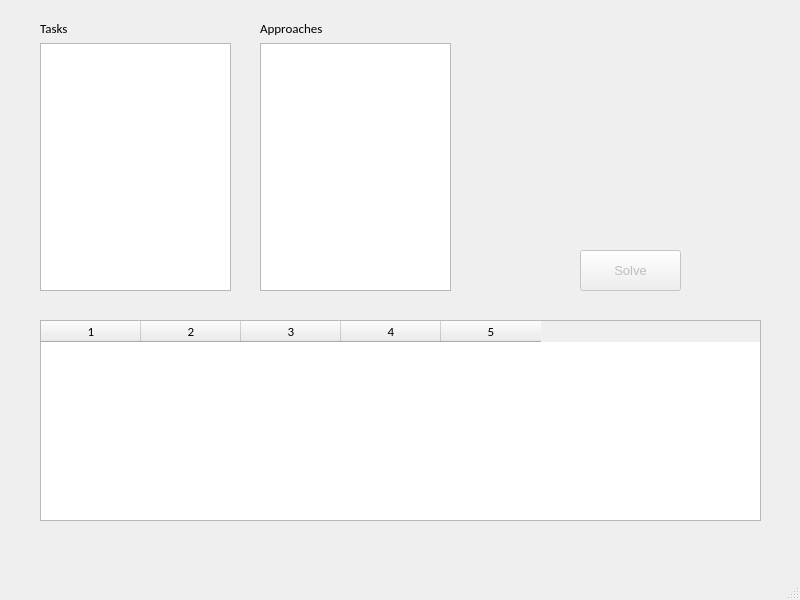
<?xml version="1.0" encoding="UTF-8"?>
<ui version="4.0">
 <class>MainWindow</class>
 <widget class="QMainWindow" name="MainWindow">
  <property name="geometry">
   <rect>
    <x>0</x>
    <y>0</y>
    <width>800</width>
    <height>600</height>
   </rect>
  </property>
  <property name="windowTitle">
   <string>Solution</string>
  </property>
  <widget class="QWidget" name="centralwidget">
   <widget class="QTableWidget" name="tblResults">
    <property name="geometry">
     <rect>
      <x>40</x>
      <y>320</y>
      <width>721</width>
      <height>201</height>
     </rect>
    </property>
    <property name="font">
     <font>
      <family>Calibri</family>
      <pointsize>10</pointsize>
     </font>
    </property>
    <property name="columnCount">
     <number>5</number>
    </property>
    <column/>
    <column/>
    <column/>
    <column/>
    <column/>
   </widget>
   <widget class="QPushButton" name="pbSolve">
    <property name="enabled">
     <bool>false</bool>
    </property>
    <property name="geometry">
     <rect>
      <x>580</x>
      <y>250</y>
      <width>101</width>
      <height>41</height>
     </rect>
    </property>
    <property name="font">
     <font>
      <pointsize>10</pointsize>
     </font>
    </property>
    <property name="text">
     <string>Solve</string>
    </property>
    <property name="default">
     <bool>false</bool>
    </property>
   </widget>
   <widget class="QWidget" name="">
    <property name="geometry">
     <rect>
      <x>260</x>
      <y>20</y>
      <width>191</width>
      <height>271</height>
     </rect>
    </property>
    <layout class="QVBoxLayout" name="vlApproaches">
     <item>
      <widget class="QLabel" name="lblApproaches">
       <property name="font">
        <font>
         <family>Calibri</family>
         <pointsize>10</pointsize>
        </font>
       </property>
       <property name="text">
        <string>Approaches</string>
       </property>
       <property name="alignment">
        <set>Qt::AlignLeading|Qt::AlignLeft|Qt::AlignVCenter</set>
       </property>
      </widget>
     </item>
     <item>
      <widget class="QListWidget" name="lwApproaches">
       <property name="font">
        <font>
         <family>Calibri</family>
         <pointsize>10</pointsize>
        </font>
       </property>
       <property name="focusPolicy">
        <enum>Qt::NoFocus</enum>
       </property>
       <property name="sortingEnabled">
        <bool>false</bool>
       </property>
      </widget>
     </item>
    </layout>
   </widget>
   <widget class="QWidget" name="">
    <property name="geometry">
     <rect>
      <x>40</x>
      <y>20</y>
      <width>191</width>
      <height>271</height>
     </rect>
    </property>
    <layout class="QVBoxLayout" name="vlTasks">
     <item>
      <widget class="QLabel" name="lblTasks">
       <property name="font">
        <font>
         <family>Calibri</family>
         <pointsize>10</pointsize>
        </font>
       </property>
       <property name="text">
        <string>Tasks</string>
       </property>
       <property name="alignment">
        <set>Qt::AlignLeading|Qt::AlignLeft|Qt::AlignVCenter</set>
       </property>
      </widget>
     </item>
     <item>
      <widget class="QListWidget" name="lwTasks">
       <property name="font">
        <font>
         <family>Calibri</family>
         <pointsize>10</pointsize>
        </font>
       </property>
       <property name="focusPolicy">
        <enum>Qt::NoFocus</enum>
       </property>
       <property name="sortingEnabled">
        <bool>false</bool>
       </property>
      </widget>
     </item>
    </layout>
   </widget>
  </widget>
  <widget class="QMenuBar" name="menubar">
   <property name="geometry">
    <rect>
     <x>0</x>
     <y>0</y>
     <width>800</width>
     <height>26</height>
    </rect>
   </property>
  </widget>
  <widget class="QStatusBar" name="statusbar"/>
 </widget>
 <resources/>
 <connections/>
</ui>
